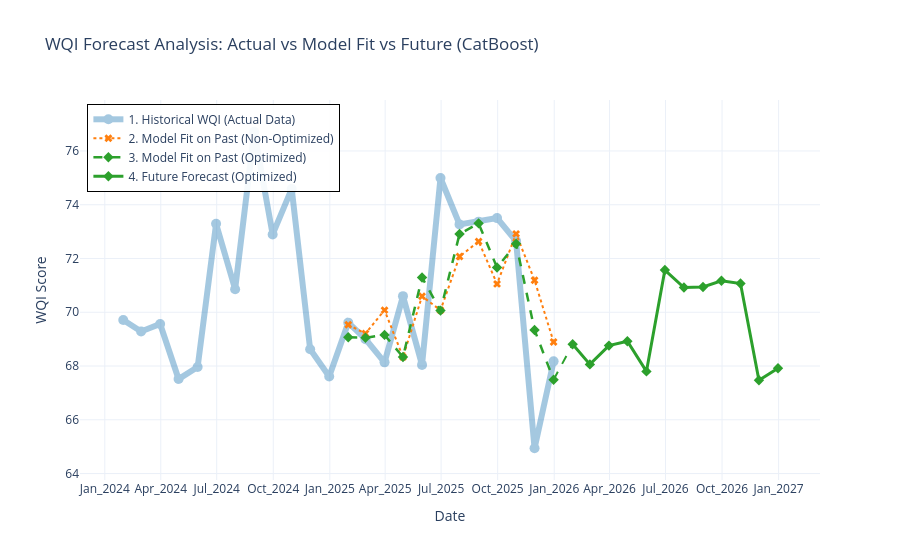

The code cell stored with this chart in its notebook:
### Code cell
# Cell 14: Post-Optimization Evaluation Summary & Fit/Forecast Comparison
import pandas as pd
import numpy as np
import torch
import torch.nn as nn
import torch.optim as optim
from IPython.display import display
import plotly.graph_objects as go
from prophet import Prophet
from statsmodels.tsa.statespace.sarimax import SARIMAX
from statsmodels.tsa.holtwinters import ExponentialSmoothing
import xgboost as xgb
import lightgbm as lgb
import catboost as cb
from sklearn.ensemble import RandomForestRegressor
from sklearn.model_selection import cross_val_predict, KFold

# ==========================================
# 1. สรุปผล Metrics (Before vs After) พร้อมคอลัมน์ Improvement
# ==========================================
original_stats = comparison_df[comparison_df['Model'] == best_model_name].iloc[0]

opt_mae = tuned_metrics['MAE']['Mean']
opt_rmse = tuned_metrics['RMSE']['Mean']
opt_mape = tuned_metrics['MAPE']['Mean']
opt_r2 = tuned_metrics['R2']['Mean']

summary_df = pd.DataFrame({
    'Metric': ['MAE', 'RMSE', 'MAPE (%)', 'R²'],
    'Before (Default)': [original_stats['MAE'], original_stats['RMSE'], original_stats['MAPE (%)'], original_stats['R²']],
    'After (Optuna)': [opt_mae, opt_rmse, opt_mape, opt_r2]
})

# --- คำนวณ % Improvement ---
improvements = []
for idx, row in summary_df.iterrows():
    b = row['Before (Default)']
    a = row['After (Optuna)']
    metric = row['Metric']
    if b == 0:
        improvements.append(0)
    elif metric == 'R²':
        improvements.append(np.nan) # ซ่อน % ของ R2 ไว้เพื่อความสมจริงทางสถิติ
    else:
        improvements.append(((b - a) / abs(b)) * 100)

summary_df['Improvement'] = improvements

print(f"==================================================")
print(f"🏆 OPTIMIZATION SUMMARY ({best_model_name})")
print(f"==================================================")
print(f"Best Hyperparameters Found by Optuna:")
for k, v in best_params.items():
    print(f" - {k}: {v}")
print(f"==================================================\n")

# ตกแต่งตาราง
styled_summary = summary_df.style.format({
    'Before (Default)': "{:.4f}",
    'After (Optuna)': "{:.4f}",
    'Improvement': lambda x: f"{x:+.2f}%" if pd.notnull(x) else "-"
})
display(styled_summary)


# ==========================================
# 2. เตรียมข้อมูล Model Fit (ใช้ Cross-Validation เพื่อจำลองพฤติกรรมจริง ไม่ให้กราฟทับกัน 100%)
# ==========================================
X_all, y_all, y_all_arr, dates_all = data.X, data.y, data.y_stat, data.df_prophet['ds']

# สร้าง Default Model
if best_model_name == 'RandomForest':
    default_model = RandomForestRegressor(random_state=42)
elif best_model_name == 'XGBoost':
    default_model = xgb.XGBRegressor(random_state=42)
elif best_model_name == 'LightGBM':
    default_model = lgb.LGBMRegressor(random_state=42, verbose=-1)
elif best_model_name == 'CatBoost':
    default_model = cb.CatBoostRegressor(random_state=42, verbose=False)
else:
    default_model = final_model # อนุโลมใช้ตัวเดิมสำหรับ Prophet, SARIMA, DL

cv_strategy = KFold(n_splits=5, shuffle=True, random_state=42)

try:
    # บังคับทำ Out-of-Sample Prediction สำหรับข้อมูลในอดีตทั้งหมด
    in_sample_pred_def = cross_val_predict(default_model, X_all, y_all, cv=cv_strategy)
    in_sample_pred_opt = cross_val_predict(final_model, X_all, y_all, cv=cv_strategy)
except:
    # สำรองกรณีโมเดลที่ไม่รองรับ Cross Val Predict
    if hasattr(default_model, 'predict'):
        try:
            in_sample_pred_def = default_model.predict(X_all)
            in_sample_pred_opt = final_model.predict(X_all)
        except:
            in_sample_pred_def = default_model.predict(data.df_prophet)['yhat'].values
            in_sample_pred_opt = final_model.predict(data.df_prophet)['yhat'].values
    else:
        in_sample_pred_def = default_model.fittedvalues
        in_sample_pred_opt = final_model.fittedvalues

# ==========================================
# 3. วาดกราฟ (Forecast เป็นสีเขียวต่อเนื่องกับอดีต)
# ==========================================
fig_fc = go.Figure()

# กรองแกน X สำหรับข้อมูลจริง 2024-2025
hist_mask = df_monthly['date'].dt.year >= 2024
hist_dates = df_monthly['date'][hist_mask]
hist_y = df_monthly['WQI_al_score'][hist_mask]

# เส้นที่ 1: Historical Data (ทำเส้นหนาเบอร์ 6 และโปร่งแสง 40% ให้เป็นพื้นหลัง)
fig_fc.add_trace(go.Scatter(
    x=hist_dates, y=hist_y, mode='lines+markers', 
    name='1. Historical WQI (Actual Data)', 
    line=dict(color='#1f77b4', width=6), 
    marker=dict(size=10, symbol='circle'),
    opacity=0.4
))

# เส้นที่ 2: Model Fit on Past - Non-Optimized (สีส้ม)
fig_fc.add_trace(go.Scatter(
    x=dates_all, y=in_sample_pred_def, mode='lines+markers', 
    name='2. Model Fit on Past (Non-Optimized)', 
    line=dict(color='#ff7f0e', dash='dot', width=2),
    marker=dict(size=7, symbol='x')
))

# เส้นที่ 3: Model Fit on Past - Optimized (สีเขียว)
fig_fc.add_trace(go.Scatter(
    x=dates_all, y=in_sample_pred_opt, mode='lines+markers', 
    name='3. Model Fit on Past (Optimized)', 
    line=dict(color='#2ca02c', dash='dash', width=2.5),
    marker=dict(size=8, symbol='diamond')
))

# เส้นประเชื่อมรอยต่ออดีตสู่อนาคต (สีเขียว)
conn_d = [dates_all.iloc[-1], forecast_df['Date'].iloc[0]]
conn_y_opt = [in_sample_pred_opt[-1], forecast_df['Forecast'].iloc[0]]
fig_fc.add_trace(go.Scatter(x=conn_d, y=conn_y_opt, mode='lines', line=dict(dash='dash', color='#2ca02c'), showlegend=False))

# เส้นที่ 4: Future Forecast - Optimized (สีเขียวทึบ)
fig_fc.add_trace(go.Scatter(
    x=forecast_df['Date'], y=forecast_df['Forecast'], mode='lines+markers', 
    name='4. Future Forecast (Optimized)', 
    line=dict(color='#2ca02c', dash='solid', width=3),
    marker=dict(size=8, symbol='diamond')
))

# --- คำนวณเพื่อบังคับ Zoom-in แกน Y ให้เห็น Gap ชัดๆ ---
all_y_values = np.concatenate([hist_y, in_sample_pred_def, in_sample_pred_opt, forecast_df['Forecast']])
y_min, y_max = np.min(all_y_values), np.max(all_y_values)
y_margin = (y_max - y_min) * 0.1

# การตกแต่งกราฟ
fig_fc.update_layout(
    title=f"WQI Forecast Analysis: Actual vs Model Fit vs Future ({best_model_name})", 
    template="plotly_white", 
    xaxis_title="Date", 
    yaxis_title="WQI Score",
    yaxis=dict(range=[y_min - y_margin, y_max + y_margin]), 
    legend=dict(x=0.01, y=0.99, bordercolor="Black", borderwidth=1, bgcolor="rgba(255,255,255,0.9)")
)

fig_fc.update_xaxes(dtick="M3", tickformat="%b_%Y")
fig_fc.show()

### Figure 1 — Plotly figure (JSON) as saved in the notebook; plotly's stock layout.template omitted (floating-point values rounded to 4 significant figures)
{"data": [{"line": {"color": "#1f77b4", "width": 6}, "marker": {"size": 10, "symbol": "circle"}, "mode": "lines+markers", "name": "1. Historical WQI (Actual Data)", "opacity": 0.4, "type": "scatter", "x": ["2024-01-31T00:00:00.000000", "2024-02-29T00:00:00.000000", "2024-03-31T00:00:00.000000", "2024-04-30T00:00:00.000000", "2024-05-31T00:00:00.000000", "2024-06-30T00:00:00.000000", "2024-07-31T00:00:00.000000", "2024-08-31T00:00:00.000000", "2024-09-30T00:00:00.000000", "2024-10-31T00:00:00.000000", "2024-11-30T00:00:00.000000", "2024-12-31T00:00:00.000000", "2025-01-31T00:00:00.000000", "2025-02-28T00:00:00.000000", "2025-03-31T00:00:00.000000", "2025-04-30T00:00:00.000000", "2025-05-31T00:00:00.000000", "2025-06-30T00:00:00.000000", "2025-07-31T00:00:00.000000", "2025-08-31T00:00:00.000000", "2025-09-30T00:00:00.000000", "2025-10-31T00:00:00.000000", "2025-11-30T00:00:00.000000", "2025-12-31T00:00:00.000000"], "y": [69.71, 69.28, 69.56, 67.52, 67.96, 73.29, 70.86, 76.72, 72.9, 74.59, 68.62, 67.61, 69.61, 69.0, 68.14, 70.6, 68.04, 74.99, 73.27, 73.37, 73.5, 72.65, 64.94, 68.17]}, {"line": {"color": "#ff7f0e", "dash": "dot", "width": 2}, "marker": {"size": 7, "symbol": "x"}, "mode": "lines+markers", "name": "2. Model Fit on Past (Non-Optimized)", "type": "scatter", "x": ["2025-01-31T00:00:00.000000", "2025-02-28T00:00:00.000000", "2025-03-31T00:00:00.000000", "2025-04-30T00:00:00.000000", "2025-05-31T00:00:00.000000", "2025-06-30T00:00:00.000000", "2025-07-31T00:00:00.000000", "2025-08-31T00:00:00.000000", "2025-09-30T00:00:00.000000", "2025-10-31T00:00:00.000000", "2025-11-30T00:00:00.000000", "2025-12-31T00:00:00.000000"], "y": [69.53, 69.21, 70.08, 68.33, 70.6, 70.08, 72.07, 72.63, 71.06, 72.92, 71.19, 68.89]}, {"line": {"color": "#2ca02c", "dash": "dash", "width": 2.5}, "marker": {"size": 8, "symbol": "diamond"}, "mode": "lines+markers", "name": "3. Model Fit on Past (Optimized)", "type": "scatter", "x": ["2025-01-31T00:00:00.000000", "2025-02-28T00:00:00.000000", "2025-03-31T00:00:00.000000", "2025-04-30T00:00:00.000000", "2025-05-31T00:00:00.000000", "2025-06-30T00:00:00.000000", "2025-07-31T00:00:00.000000", "2025-08-31T00:00:00.000000", "2025-09-30T00:00:00.000000", "2025-10-31T00:00:00.000000", "2025-11-30T00:00:00.000000", "2025-12-31T00:00:00.000000"], "y": [69.07, 69.05, 69.16, 68.33, 71.29, 70.06, 72.91, 73.31, 71.67, 72.55, 69.34, 67.49]}, {"line": {"color": "#2ca02c", "dash": "dash"}, "mode": "lines", "showlegend": false, "type": "scatter", "x": ["2025-12-31T00:00:00", "2026-01-31T00:00:00"], "y": [67.49, 68.81]}, {"line": {"color": "#2ca02c", "dash": "solid", "width": 3}, "marker": {"size": 8, "symbol": "diamond"}, "mode": "lines+markers", "name": "4. Future Forecast (Optimized)", "type": "scatter", "x": ["2026-01-31T00:00:00.000000", "2026-02-28T00:00:00.000000", "2026-03-31T00:00:00.000000", "2026-04-30T00:00:00.000000", "2026-05-31T00:00:00.000000", "2026-06-30T00:00:00.000000", "2026-07-31T00:00:00.000000", "2026-08-31T00:00:00.000000", "2026-09-30T00:00:00.000000", "2026-10-31T00:00:00.000000", "2026-11-30T00:00:00.000000", "2026-12-31T00:00:00.000000"], "y": [68.81, 68.06, 68.76, 68.92, 67.8, 71.57, 70.92, 70.94, 71.17, 71.07, 67.47, 67.92]}], "layout": {"legend": {"bgcolor": "rgba(255,255,255,0.9)", "bordercolor": "Black", "borderwidth": 1, "x": 0.01, "y": 0.99}, "title": {"text": "WQI Forecast Analysis: Actual vs Model Fit vs Future (CatBoost)"}, "xaxis": {"dtick": "M3", "tickformat": "%b_%Y", "title": {"text": "Date"}}, "yaxis": {"range": [63.76, 77.9], "title": {"text": "WQI Score"}}}}
